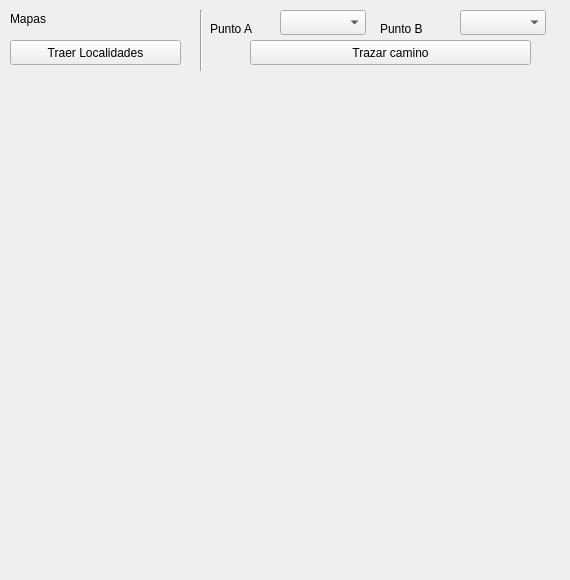
    <widget class="QWidget" name="page_6">
     <widget class="QLabel" name="label_19">
      <property name="geometry">
       <rect>
        <x>10</x>
        <y>10</y>
        <width>67</width>
        <height>17</height>
       </rect>
      </property>
      <property name="text">
       <string>Mapas </string>
      </property>
     </widget>
     <widget class="QPushButton" name="pushButton_23">
      <property name="geometry">
       <rect>
        <x>10</x>
        <y>40</y>
        <width>171</width>
        <height>25</height>
       </rect>
      </property>
      <property name="text">
       <string>Traer Localidades</string>
      </property>
     </widget>
     <widget class="QWidget" name="gridLayoutWidget">
      <property name="geometry">
       <rect>
        <x>10</x>
        <y>80</y>
        <width>551</width>
        <height>491</height>
       </rect>
      </property>
      <layout class="QGridLayout" name="gridLayout"/>
     </widget>
     <widget class="QPushButton" name="pushButton_32">
      <property name="geometry">
       <rect>
        <x>250</x>
        <y>40</y>
        <width>281</width>
        <height>25</height>
       </rect>
      </property>
      <property name="text">
       <string>Trazar camino</string>
      </property>
     </widget>
     <widget class="Line" name="line_6">
      <property name="geometry">
       <rect>
        <x>200</x>
        <y>10</y>
        <width>3</width>
        <height>61</height>
       </rect>
      </property>
      <property name="orientation">
       <enum>Qt::Vertical</enum>
      </property>
     </widget>
     <widget class="QComboBox" name="puntoa">
      <property name="geometry">
       <rect>
        <x>280</x>
        <y>10</y>
        <width>86</width>
        <height>25</height>
       </rect>
      </property>
     </widget>
     <widget class="QComboBox" name="puntob">
      <property name="geometry">
       <rect>
        <x>460</x>
        <y>10</y>
        <width>86</width>
        <height>25</height>
       </rect>
      </property>
     </widget>
     <widget class="QLabel" name="label_48">
      <property name="geometry">
       <rect>
        <x>210</x>
        <y>20</y>
        <width>67</width>
        <height>17</height>
       </rect>
      </property>
      <property name="text">
       <string>Punto A</string>
      </property>
     </widget>
     <widget class="QLabel" name="label_49">
      <property name="geometry">
       <rect>
        <x>380</x>
        <y>20</y>
        <width>67</width>
        <height>17</height>
       </rect>
      </property>
      <property name="text">
       <string>Punto B</string>
      </property>
     </widget>
    </widget>
